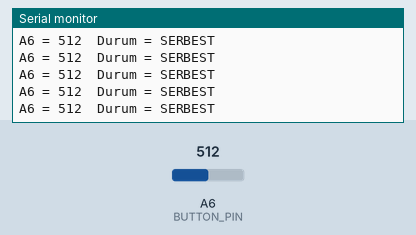
This sketch was run on a simulated Arduino Nano, built with avr-gcc and run on an emulated ATmega328P. Parts: the last lines printed to the serial monitor. The test bench sets the inputs (shaded band); at power-on: A6 (BUTTON_PIN) = 512.

Above: at 1.2 s.
1.3 s: A6 (BUTTON_PIN) set to 317
At 1.48 s:
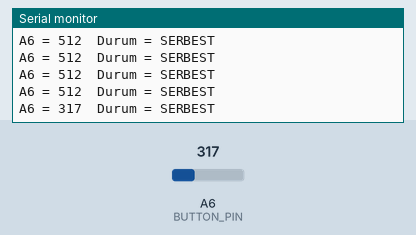
2.8 s: A6 (BUTTON_PIN) set to 287
At 2.99 s:
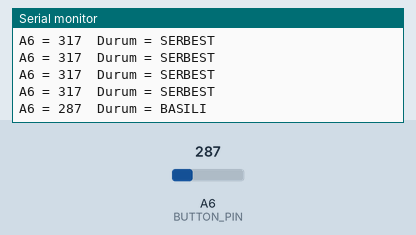

The sketch:

button_test_a6.ino
```cpp
const byte BUTTON_PIN = A6;

void setup() {
  Serial.begin(9600);
}

void loop() {
  int value = analogRead(BUTTON_PIN);
  Serial.print("A6 = ");
  Serial.print(value);
  Serial.print("  Durum = ");
  Serial.println(value < 300 ? "BASILI" : "SERBEST");
  delay(150);
}
```

Measured:
- the behaviour switches between 300 and 299 on A6 (BUTTON_PIN) (found by bisection; images 1 and 2)
- after the input at 1.3 s, the serial monitor: prints a new line after 0.05 s (image 1)
- after the input at 2.8 s, the serial monitor: prints a new line after 0.06 s (image 2)
